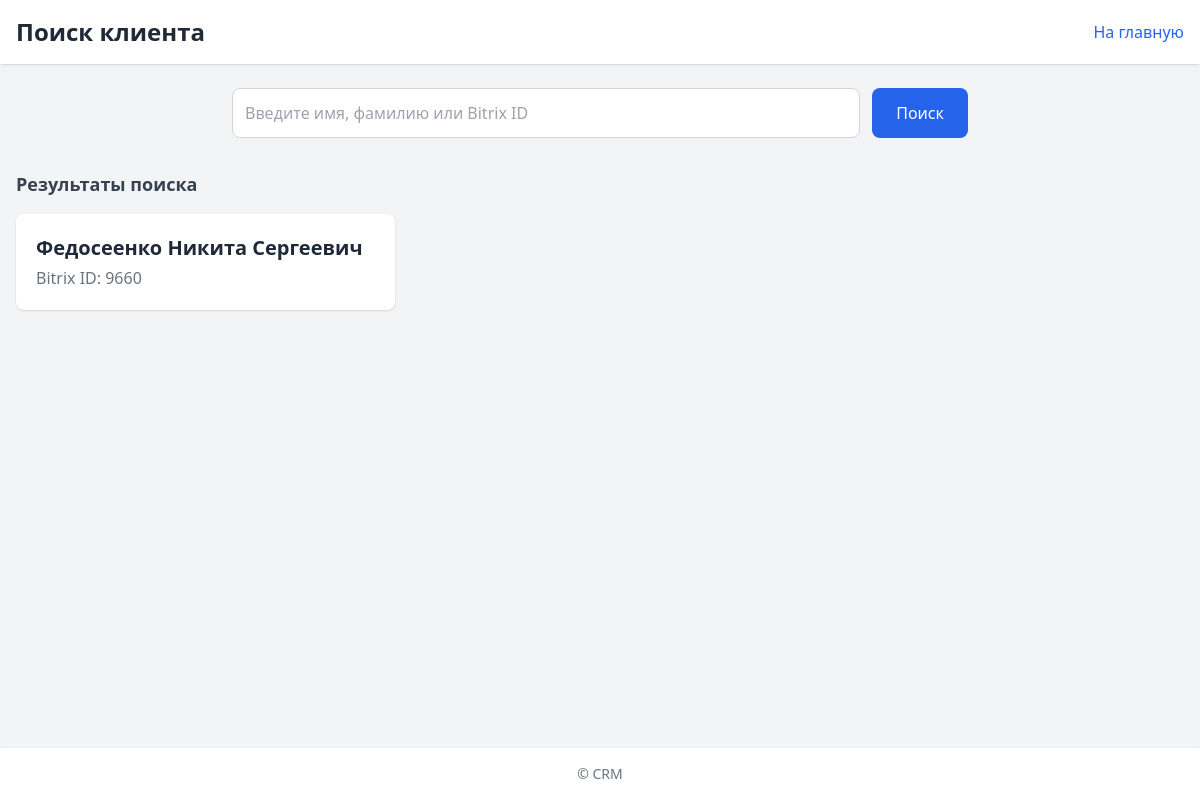
The app's page /client_search/ with its own data.
### clients/models.py (models this page shows, shortened)
class Client(models.Model):
    user = models.OneToOneField(User, on_delete=models.CASCADE, related_name='client')
    name = models.CharField(max_length=100)
    surname = models.CharField(max_length=100)
    middlename = models.CharField(max_length=100, blank=True, null=True)
    bitrix_id = models.CharField(max_length=255, null=True, blank=True)
    stage = models.ForeignKey("StageTemplate", on_delete=models.SET_NULL, null=True, blank=True)
    referral_code = models.UUIDField(default=uuid.uuid4, unique=True, editable=False)
    need_stage_popup = models.BooleanField(
        default=False,
        help_text="Нужно ли показать попап при входе"
    )
    stage_popup_shown = models.BooleanField(
        default=False,
        help_text="Попап показан и закрыт пользователем"
    )
    class Meta:
        constraints = [
            models.UniqueConstraint(
                fields=['bitrix_id'],
                condition=~Q(bitrix_id=None),
                name='unique_bitrix_id_not_null'
            )
        ]

### payments/views.py (the view)
# urls.py: path('client_search/', client_search_view, name='client_search'),
@csrf_exempt
def client_search_view(request):
    q = (request.GET.get('q') or '').strip().lower()
    if q:
        results = [
            client for client in Client.objects.all()
            if (
                (client.name and q in client.name.lower()) or
                (client.surname and q in client.surname.lower()) or
                (client.middlename and q in client.middlename.lower()) or
                (client.bitrix_id and q in str(client.bitrix_id).lower())
            )
        ]
    else:
        results = Client.objects.all().order_by('surname', 'name')
    return render(request, 'client_search.html', {
        'query': q,
        'results': results
    })

### payments/templates/client_search.html (shortened to what this page needs)
{% load static %}
<!DOCTYPE html>
<html lang="ru">
<head>
    <script src="https://cdn.tailwindcss.com"></script>
</head>
<body class="bg-gray-100 min-h-screen flex flex-col">
    <header class="bg-white shadow p-4">
        <div class="max-w-7xl mx-auto flex items-center justify-between">
            <h1 class="text-2xl font-bold text-gray-800">Поиск клиента</h1>
            <a href="/" class="text-blue-600 hover:underline">На главную</a>
        </div>
    </header>
    <section class="max-w-3xl mx-auto mt-6 w-full px-4">
        <form method="get" action="{% url 'client_search' %}" class="flex flex-col sm:flex-row gap-3">
            <input
                type="text"
                name="q"
                value="{{ query }}"
                placeholder="Введите имя, фамилию или Bitrix ID"
                class="flex-1 p-3 rounded-lg border border-gray-300 focus:outline-none focus:ring-2 focus:ring-blue-500"
            >
            <button
                type="submit"
                class="bg-blue-600 text-white px-6 py-3 rounded-lg hover:bg-blue-700 transition duration-200"
            >
                Поиск
            </button>
        </form>
    </section>
    <section class="max-w-7xl mx-auto mt-8 w-full px-4 flex-1">
        {% if results %}
            <h2 class="text-lg font-semibold text-gray-700 mb-4">Результаты поиска</h2>
            <div class="grid gap-4 sm:grid-cols-2 lg:grid-cols-3">
                {% for client in results %}
                    <a href="{% url 'client_admin_view' client.id %}"
                       class="bg-white p-5 rounded-lg shadow hover:shadow-lg transition duration-200 block">
                        <h3 class="text-xl font-bold text-gray-800">
                            {{ client.surname }} {{ client.name }}{% if client.middlename %} {{ client.middlename }}{% endif %}
                        </h3>
                        <p class="text-gray-500 mt-1">Bitrix ID: {{ client.bitrix_id }}</p>
                    </a>
                {% endfor %}
            </div>
        {% elif query %}
            <p class="text-gray-500 mt-4">Ничего не найдено</p>
        {% endif %}
    </section>
    <footer class="bg-white shadow mt-10 p-4 text-center text-gray-500 text-sm">
        © {{ now|date:"Y" }} CRM
    </footer>
</body>
</html>

### records on screen
Client: surname "Федосеенко", name "Никита", middlename "Сергеевич", bitrix_id "9660"
